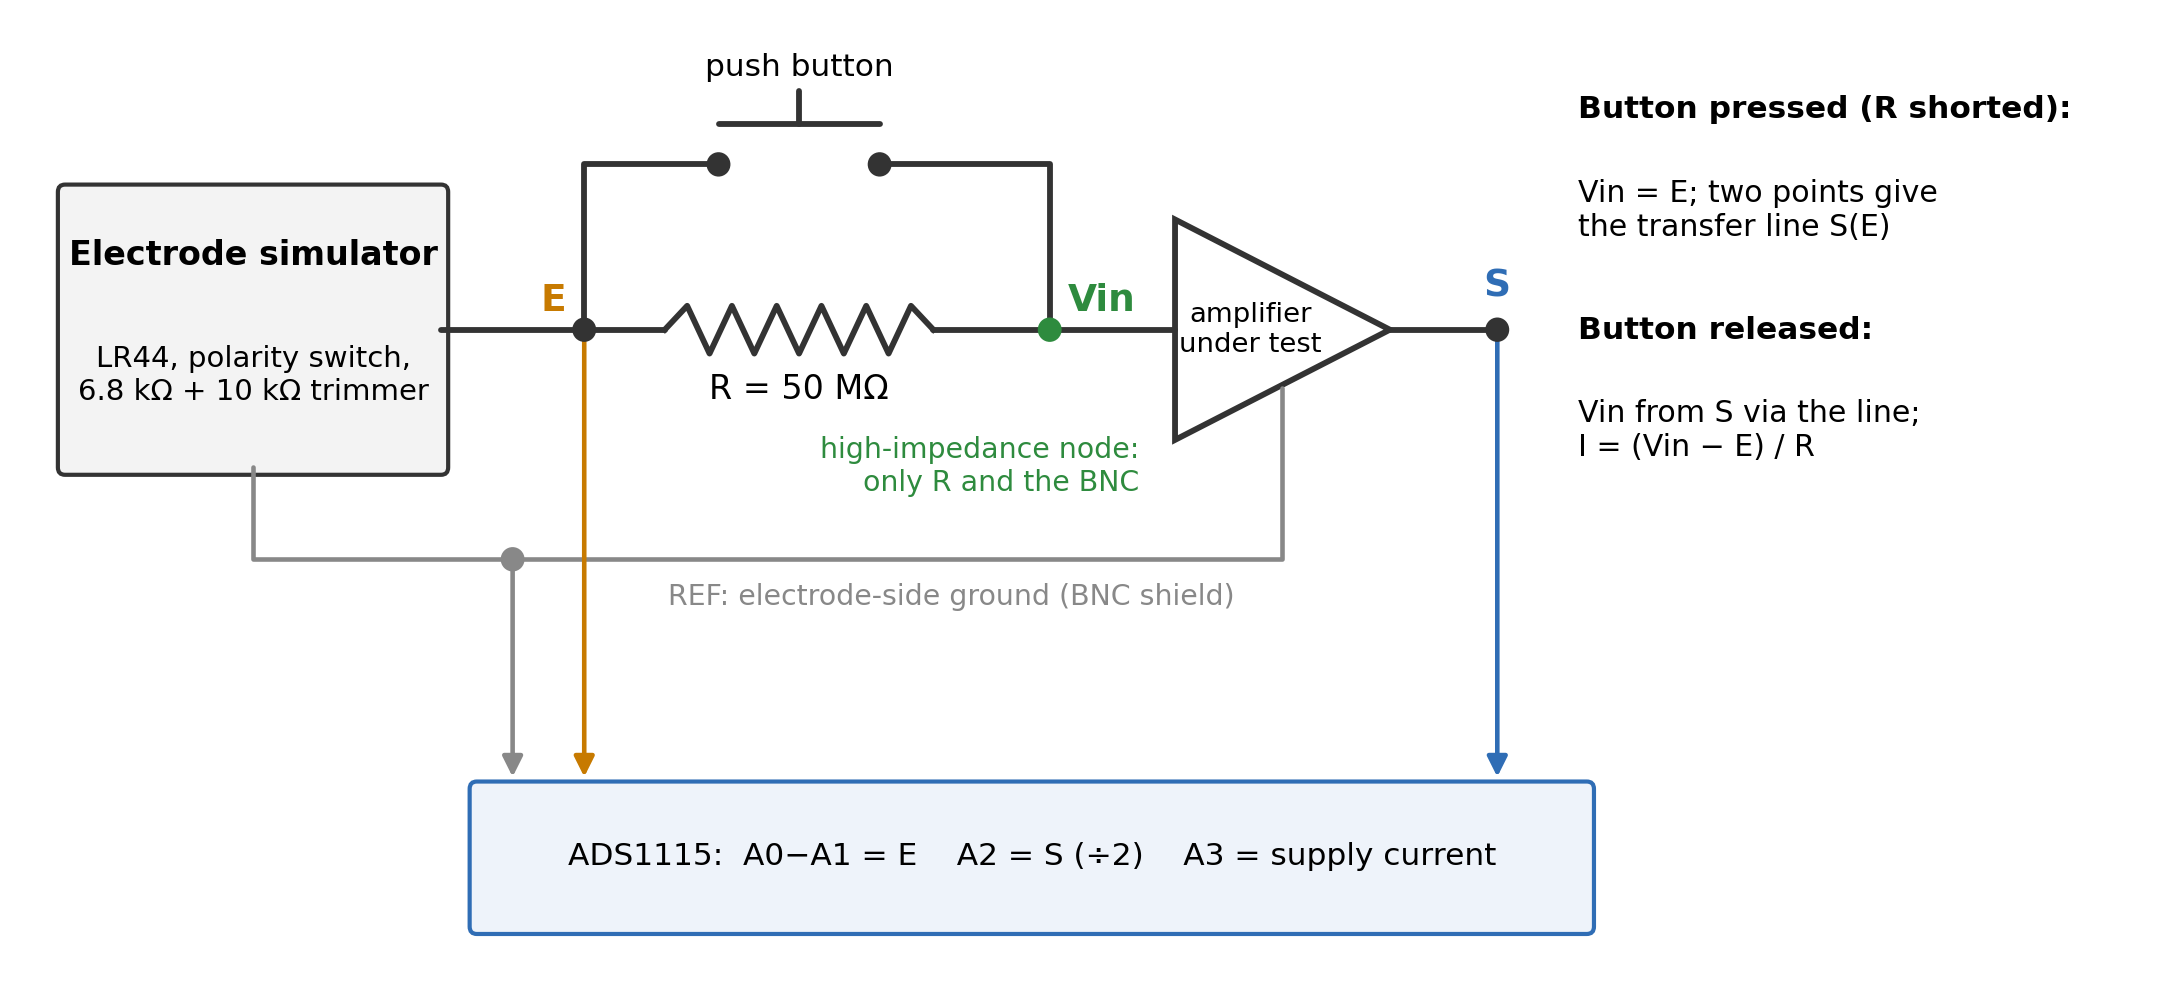

This figure's Python source:
"""Figure: measurement principle of the calibrator (block diagram). Run: python3 fig_principle.py"""
import matplotlib
matplotlib.use("Agg")
import matplotlib.pyplot as plt
from matplotlib.patches import FancyBboxPatch, Polygon, Circle
import numpy as np
import os
HERE = os.path.dirname(os.path.abspath(__file__))
GREEN, BLUE, DARK, GREY, ORANGE = "#2e8b3e", "#2f6db5", "#333333", "#888888", "#c77a00"
fig, ax = plt.subplots(figsize=(7.2, 3.3))
ax.set_xlim(0, 10.6); ax.set_ylim(-1.35, 3.55); ax.axis("off")
def wire(xs, ys, c=DARK, lw=1.4): ax.plot(xs, ys, color=c, lw=lw, solid_capstyle="round")
def dot(x, y, c=DARK): ax.add_patch(Circle((x, y), 0.055, color=c, zorder=5))
# simulator box
ax.add_patch(FancyBboxPatch((0.1, 1.25), 2.1, 1.5, boxstyle="round,pad=0.04", fc="#f3f3f3", ec=DARK, lw=1))
ax.text(1.15, 2.35, "Electrode simulator", ha="center", fontsize=8, weight="bold")
ax.text(1.15, 1.75, "LR44, polarity switch,\n6.8 kΩ + 10 kΩ trimmer", ha="center", va="center", fontsize=7)
# E node and wire
wire([2.2, 3.0], [2.0, 2.0]); dot(3.0, 2.0)
ax.text(2.9, 2.1, "E", ha="right", fontsize=9, weight="bold", color=ORANGE)
# resistor zigzag 3.4-5.0
x = np.linspace(3.45, 4.95, 13); y = 2.0 + 0.13 * np.array([0, 1, -1, 1, -1, 1, -1, 1, -1, 1, -1, 1, 0])
wire([3.0, 3.45], [2.0, 2.0]); ax.plot(x, y, color=DARK, lw=1.4); wire([4.95, 5.6], [2.0, 2.0])
ax.text(4.2, 1.62, "R = 50 MΩ", ha="center", fontsize=8)
# push button across R
wire([3.0, 3.0, 3.75], [2.0, 2.9, 2.9]); wire([4.65, 5.6, 5.6], [2.9, 2.9, 2.0])
wire([3.75, 4.65], [3.12, 3.12]); wire([4.2, 4.2], [3.12, 3.3])
dot(3.75, 2.9); dot(4.65, 2.9)
ax.text(4.2, 3.38, "push button", ha="center", fontsize=7.5)
# Vin node
dot(5.6, 2.0, GREEN); ax.text(5.7, 2.1, "Vin", ha="left", fontsize=9, weight="bold", color=GREEN)
ax.text(6.1, 1.42, "high-impedance node:\nonly R and the BNC", ha="right", va="top", fontsize=6.8, color=GREEN)
# amplifier triangle
wire([5.6, 6.3], [2.0, 2.0])
ax.add_patch(Polygon([[6.3, 1.4], [6.3, 2.6], [7.5, 2.0]], closed=True, fc="white", ec=DARK, lw=1.4))
ax.text(6.72, 2.0, "amplifier\nunder test", ha="center", va="center", fontsize=6.6)
wire([7.5, 8.1], [2.0, 2.0]); dot(8.1, 2.0)
ax.text(8.1, 2.18, "S", ha="center", fontsize=9, weight="bold", color=BLUE)
# reference line
wire([1.15, 1.15, 6.9, 6.9], [1.25, 0.75, 0.75, 1.68], c=GREY, lw=1.1)
ax.text(5.05, 0.5, "REF: electrode-side ground (BNC shield)", ha="center", fontsize=6.8, color=GREY)
dot(2.6, 0.75, GREY)
ax.annotate("", xy=(2.6, -0.48), xytext=(2.6, 0.75), arrowprops=dict(arrowstyle="-|>", color=GREY, lw=1.1))
# ADC
ax.add_patch(FancyBboxPatch((2.4, -1.25), 6.2, 0.75, boxstyle="round,pad=0.04", fc="#eef3fa", ec=BLUE, lw=1))
ax.text(5.5, -0.87, "ADS1115:  A0−A1 = E    A2 = S (÷2)    A3 = supply current", ha="center", va="center", fontsize=7.5)
ax.annotate("", xy=(3.0, -0.48), xytext=(3.0, 2.0), arrowprops=dict(arrowstyle="-|>", color=ORANGE, lw=1.1))
ax.annotate("", xy=(8.1, -0.48), xytext=(8.1, 2.0), arrowprops=dict(arrowstyle="-|>", color=BLUE, lw=1.1))
# states
ax.text(8.55, 3.15, "Button pressed (R shorted):", fontsize=7.5, weight="bold")
ax.text(8.55, 2.82, "Vin = E; two points give\nthe transfer line S(E)", fontsize=7.2, va="top")
ax.text(8.55, 1.95, "Button released:", fontsize=7.5, weight="bold")
ax.text(8.55, 1.62, "Vin from S via the line;\nI = (Vin − E) / R", fontsize=7.2, va="top")
fig.tight_layout()
for ext in ("png", "pdf"):
    fig.savefig(os.path.join(HERE, f"fig_principle.{ext}"), dpi=300)
